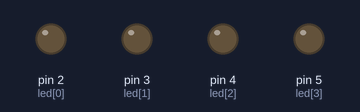
Recording of a sketch running on a simulated Arduino Uno, built with avr-gcc and run on an emulated ATmega328P. Shown: output pins drawn as LEDs (lit = HIGH).

Above: at 0.5 s.
At 2.5 s:
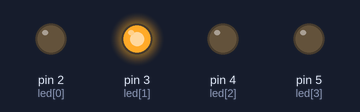
At 4.5 s:
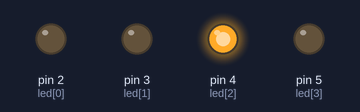
At 9.5 s:
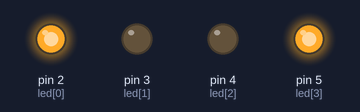
At 14.5 s:
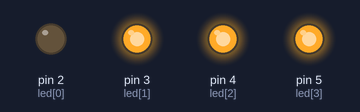
At 19.5 s:
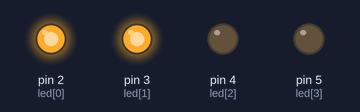
Timing chart, 0 to 20.8 s (numbered marks = the images above):
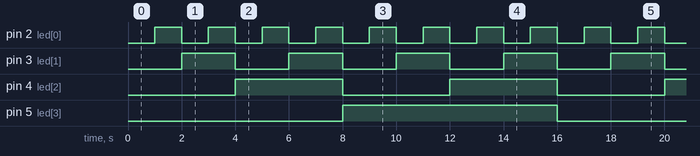

The sketch:

counting.ino
```cpp
const int led[]={2,3,4,5};
int i,j,k,a[4];
void setup() {
  // put your setup code here, to run once:
for(i=0;i<4;i++)
{
  pinMode(led[i],OUTPUT);
}
}

void loop() {
  // put your main code here, to run repeatedly:
for(i=0;i<16;i++)
{
  k=i;
  for(j=0;j<4;j++)
  {
    a[j]=k%2;
    k/=2;
  }
  for(j=0;j<4;j++)
  {
    digitalWrite(led[j],a[j]);
  }
  delay(1000);
}
}
```

Measured:
- by itself, pin 2 (led[0]): alternates HIGH for 1.0 s and LOW for 1.0 s
- by itself, pin 3 (led[1]): alternates HIGH for 2.0 s and LOW for 2.0 s
- by itself, pin 4 (led[2]): alternates HIGH for 4.0 s and LOW for 4.0 s
- by itself, pin 5 (led[3]): alternates HIGH for 8.0 s and LOW for 8.0 s
